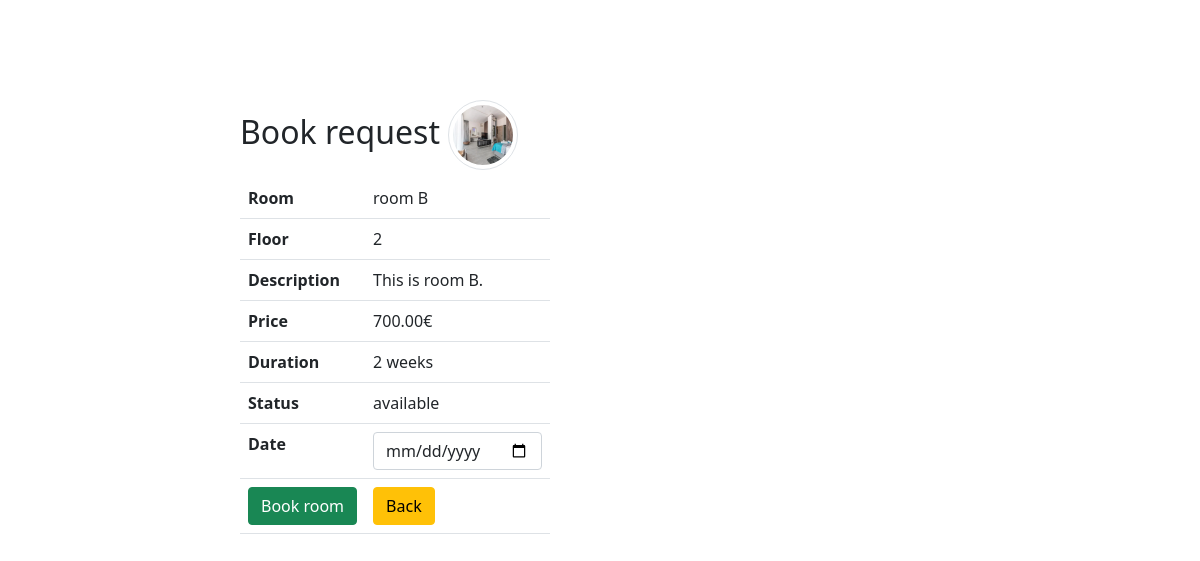
The app's page /loginUser/products/book.php?id=2&user=2 (signed in) with its own data.
### tables this page shows
CREATE TABLE `hotel` (
  `id` int(11) UNSIGNED NOT NULL,
  `room` varchar(100) NOT NULL,
  `floor` varchar(100) NOT NULL,
  `description` text DEFAULT '',
  `price` decimal(13,2) NOT NULL,
  `duration` int(10) DEFAULT 1,
  `picture` varchar(100) NOT NULL,
  `status` enum('available','booked') DEFAULT 'available'
);

### loginUser/components/db_connect.php (called while the page is built)
<?php
require_once "db_classes.php";
$localhost = "127.0.0.1";
$username = "root";
$password = "";
$dbname = "dbhotel";
$db = new Database($localhost, $username, $password, $dbname);

### loginUser/components/db_classes.php (called while the page is built, shortened)
<?php
class Database {
    protected $connection;
	protected $query;
	public function __construct($dbhost = 'localhost', $dbuser = 'root', $dbpass = '', $dbname = '', $charset = 'utf8') {
		$this->connection = new mysqli($dbhost, $dbuser, $dbpass, $dbname);
		$this->connection->set_charset($charset);
	}
    public function query($query) {
		if ($this->query = $this->connection->prepare($query)) {
            $this->query->execute();
        } else {
            $this->error('Unable to prepare MySQL statement (check your syntax) - ' . $this->connection->error);
        }
		return $this;
    }
	public function fetchArray() {
	    $params = array();
        $row = array();
	    $meta = $this->query->result_metadata();
	    while ($field = $meta->fetch_field()) {
	        $params[] = &$row[$field->name];
	    }
	    call_user_func_array(array($this->query, 'bind_result'), $params);
        $result = array();
		while ($this->query->fetch()) {
			foreach ($row as $key => $val) {
				$result[$key] = $val;
			}
		}
		return $result;
	}
    public function numRows() {
		$this->query->store_result();
		return $this->query->num_rows;
	}
}
?>

### loginUser/products/book.php (the view, shortened to what this page needs)
<?php
require_once '../components/db_connect.php';
$book_date = "";
if ($_GET) {
    $id = $_GET["id"];
    $sql = "SELECT * FROM hotel WHERE id = {$id}";
    $result = $db->query($sql);
    if ($result->numRows() == 1) {
        $data = $result->fetchArray();
        $room = $data['room'];
        $floor = $data["floor"];
        $description = $data["description"];
        $status = $data["status"];
        $price = $data['price'];
        $duration = $data["duration"];
        $weeks = ($duration == 1) ? "week" : "weeks";
        $picture = $data['picture'];
    } else {
        header("location: error.php");
    }
} else {
    header("location: error.php");
}
?>
<!DOCTYPE html>
<html>
    <head>
        <?php require_once '../components/boot.php'?>
    </head>
    <body>
        <fieldset>
            <legend class='h2'>Book request <img class='img-thumbnail rounded-circle' src='pictures/<?php echo $picture ?>' alt="<?php echo $room ?>"></legend>
            <form action="actions/a_book.php"  method="post" enctype="multipart/form-data">
                <table class="table d-flex">
                    <tr>
                        <th>Room</th>
                        <td><?php echo $room ?></td>
                    </tr>
                    <tr>
                        <th>Floor</th>
                        <td><?php echo $floor ?></td>
                    </tr>
                    <tr>
                        <th>Description</th>
                        <td><?php echo $description ?></td>
                    </tr>
                    <tr>
                        <th>Price</th>
                        <td><?php echo $price ?>&euro;</td>
                    </tr>
                    <tr>
                        <th>Duration</th>
                        <td><?php echo $duration." ".$weeks ?></td>
                    </tr>
                    <tr>
                        <th>Status</th>
                        <td>
                            <?php echo $status;?>
                        </td>
                    </tr>
                    <tr>
                        <th>Date</th>
                        <td>
                            <input class='form-control' type="date"  name="book_date" value ="<?php echo $book_date ?>"/>
                        </td>
                    </tr>
                    <tr>
                        <td><button class="btn btn-success" type= "submit" name="btn-book">Book room</button></td>
                        <td><a href= "index.php"><button class="btn btn-warning" type="button">Back</button></a></td>
                    </tr>
                </table>
            </form>
        </fieldset>
    </body>
</html>

### loginUser/products/book.php (style rules this page uses)
fieldset { margin: auto; margin-top: 100px; width: 60% ; }
.img-thumbnail { width: 70px !important; height: 70px !important; }

### records on screen
hotel: picture (picture), room "room B", floor "2", description "This is room B.", price "700.00", duration "2", duration "weeks", status "available"
